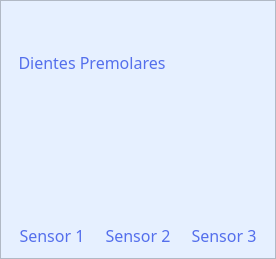
                   <widget class="QFrame" name="frame_4">
                    <property name="styleSheet">
                     <string notr="true">QFrame{
background-color: rgb(230, 240, 255);
}

QPushButton{
background-color: rgb(84,111,236);
border-top-left-radius:20px;
border-bottom-left-radius:20px;
border-top-right-radius:5px;
border-bottom-right-radius:5px;
color:rgb(255, 255, 255);
font: 77 12pt &quot;Arial Black&quot;;
}

QPushButton:hover{
background-color: rgb(39,74,233);
border-top-left-radius:20px;
border-bottom-left-radius:20px;
color:rgb(255,255,255);
font: 77 12pt &quot;Arial Black&quot;;
border-top-right-radius:5px;
border-bottom-right-radius:5px;
}


QLabel{
color:rgb(84,111,236);
font: 77 12pt &quot;Arial Black&quot;;
}
</string>
                    </property>
                    <property name="frameShape">
                     <enum>QFrame::StyledPanel</enum>
                    </property>
                    <property name="frameShadow">
                     <enum>QFrame::Raised</enum>
                    </property>
                    <layout class="QVBoxLayout" name="verticalLayout_8">
                     <item>
                      <layout class="QVBoxLayout" name="verticalLayout_18">
                       <item>
                        <layout class="QHBoxLayout" name="horizontalLayout_15">
                         <property name="spacing">
                          <number>12</number>
                         </property>
                         <property name="rightMargin">
                          <number>0</number>
                         </property>
                         <item>
                          <widget class="QLabel" name="label_6">
                           <property name="font">
                            <font>
                             <family>Arial Black</family>
                             <pointsize>12</pointsize>
                             <weight>9</weight>
                             <italic>false</italic>
                             <bold>false</bold>
                            </font>
                           </property>
                           <property name="text">
                            <string>Dientes Premolares</string>
                           </property>
                           <property name="alignment">
                            <set>Qt::AlignCenter</set>
                           </property>
                          </widget>
                         </item>
                         <item>
                          <widget class="QLabel" name="pre">
                           <property name="minimumSize">
                            <size>
                             <width>80</width>
                             <height>100</height>
                            </size>
                           </property>
                           <property name="maximumSize">
                            <size>
                             <width>80</width>
                             <height>100</height>
                            </size>
                           </property>
                           <property name="text">
                            <string/>
                           </property>
                           <property name="pixmap">
                            <pixmap>images/dientes_premolar.png</pixmap>
                           </property>
                           <property name="scaledContents">
                            <bool>true</bool>
                           </property>
                          </widget>
                         </item>
                        </layout>
                       </item>
                       <item>
                        <layout class="QHBoxLayout" name="horizontalLayout_14">
                         <item>
                          <layout class="QVBoxLayout" name="verticalLayout_15">
                           <item>
                            <widget class="QLabel" name="pre_sensor_1">
                             <property name="minimumSize">
                              <size>
                               <width>80</width>
                               <height>100</height>
                              </size>
                             </property>
                             <property name="maximumSize">
                              <size>
                               <width>80</width>
                               <height>100</height>
                              </size>
                             </property>
                             <property name="text">
                              <string/>
                             </property>
                             <property name="pixmap">
                              <pixmap>images/premolar_blanco.png</pixmap>
                             </property>
                             <property name="scaledContents">
                              <bool>true</bool>
                             </property>
                            </widget>
                           </item>
                           <item>
                            <widget class="QLabel" name="label_7">
                             <property name="font">
                              <font>
                               <family>Arial Black</family>
                               <pointsize>12</pointsize>
                               <weight>9</weight>
                               <italic>false</italic>
                               <bold>false</bold>
                              </font>
                             </property>
                             <property name="text">
                              <string>Sensor 1</string>
                             </property>
                             <property name="alignment">
                              <set>Qt::AlignCenter</set>
                             </property>
                            </widget>
                           </item>
                          </layout>
                         </item>
                         <item>
                          <layout class="QVBoxLayout" name="verticalLayout_16">
                           <item>
                            <widget class="QLabel" name="pre_sensor_2">
                             <property name="minimumSize">
                              <size>
                               <width>80</width>
                               <height>100</height>
                              </size>
                             </property>
                             <property name="maximumSize">
                              <size>
                               <width>80</width>
                               <height>100</height>
                              </size>
                             </property>
                             <property name="text">
                              <string/>
                             </property>
                             <property name="pixmap">
                              <pixmap>images/premolar_blanco.png</pixmap>
                             </property>
                             <property name="scaledContents">
                              <bool>true</bool>
                             </property>
                            </widget>
                           </item>
                           <item>
                            <widget class="QLabel" name="label_8">
                             <property name="font">
                              <font>
                               <family>Arial Black</family>
                               <pointsize>12</pointsize>
                               <weight>9</weight>
                               <italic>false</italic>
                               <bold>false</bold>
                              </font>
                             </property>
                             <property name="text">
                              <string>Sensor 2</string>
                             </property>
                             <property name="alignment">
                              <set>Qt::AlignCenter</set>
                             </property>
                            </widget>
                           </item>
                          </layout>
                         </item>
                         <item>
                          <layout class="QVBoxLayout" name="verticalLayout_17">
                           <item>
                            <widget class="QLabel" name="pre_sensor_3">
                             <property name="minimumSize">
                              <size>
                               <width>80</width>
                               <height>100</height>
                              </size>
                             </property>
                             <property name="maximumSize">
                              <size>
                               <width>80</width>
                               <height>100</height>
                              </size>
                             </property>
                             <property name="text">
                              <string/>
                             </property>
                             <property name="pixmap">
                              <pixmap>images/premolar_blanco.png</pixmap>
                             </property>
                             <property name="scaledContents">
                              <bool>true</bool>
                             </property>
                            </widget>
                           </item>
                           <item>
                            <widget class="QLabel" name="label_9">
                             <property name="font">
                              <font>
                               <family>Arial Black</family>
                               <pointsize>12</pointsize>
                               <weight>9</weight>
                               <italic>false</italic>
                               <bold>false</bold>
                              </font>
                             </property>
                             <property name="text">
                              <string>Sensor 3</string>
                             </property>
                             <property name="alignment">
                              <set>Qt::AlignCenter</set>
                             </property>
                            </widget>
                           </item>
                          </layout>
                         </item>
                        </layout>
                       </item>
                      </layout>
                     </item>
                    </layout>
                   </widget>
